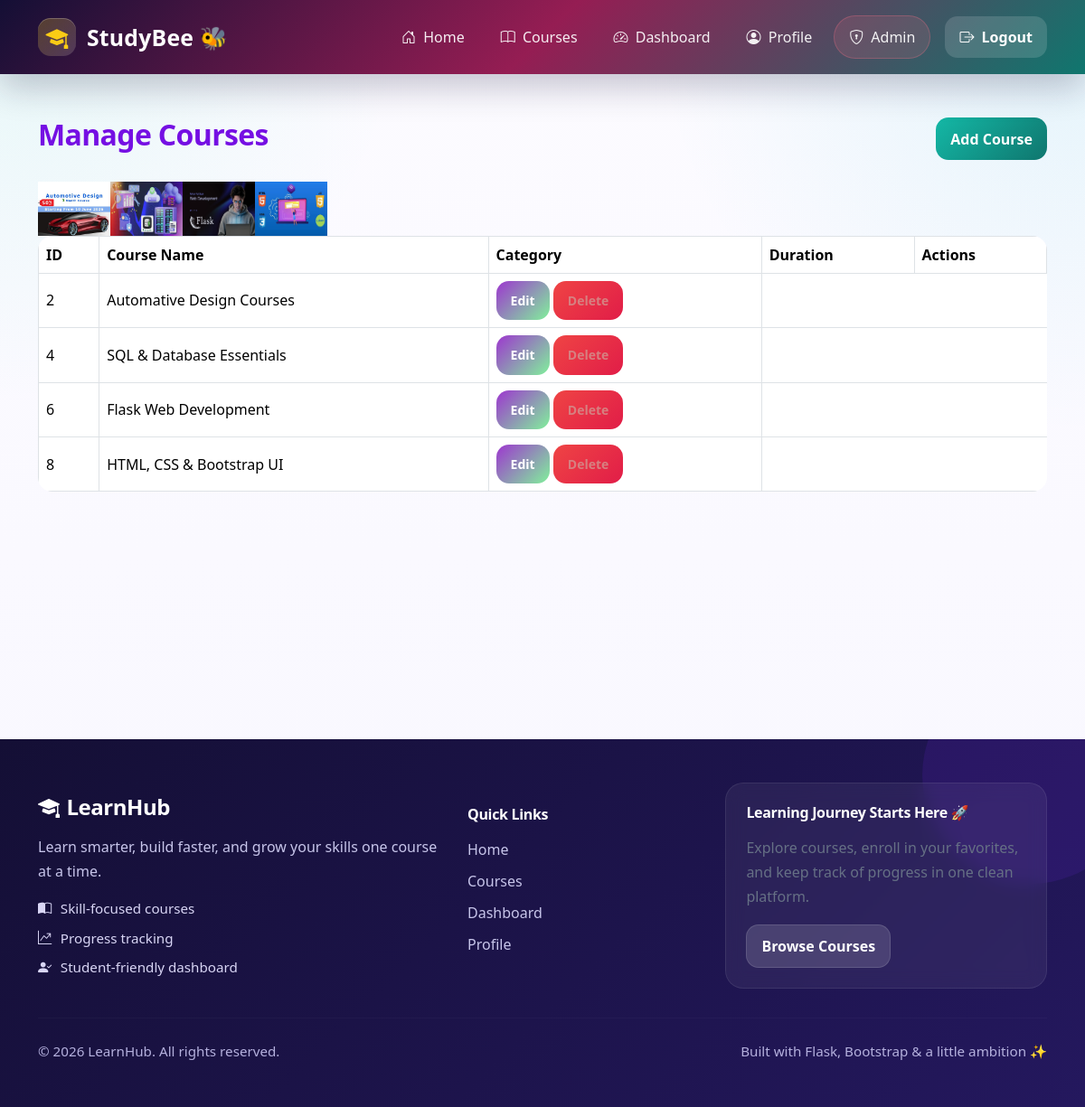
Screenshot of /admin/courses (signed in) with the database file from the repository.
### tables this page shows
CREATE TABLE courses(
    course_id INTEGER PRIMARY KEY AUTOINCREMENT,
    course_name TEXT NOT NULL,
    category TEXT NOT NULL,
    duration TEXT NOT NULL,
    description TEXT NOT NULL,
    image TEXT
);

### app/admin/routes.py (the view)
@admin_bp.route("/courses")
@admin_required
def manage_courses():
    conn = get_db()
    courses = conn.execute(
        "SELECT * FROM courses"
    ).fetchall()
    conn.close()
    return render_template(
        "admin/manage_courses.html",
        courses=courses
    )

### app/models/database.py (called while the page is built)
def get_db():
    conn = sqlite3.connect(current_app.config["DATABASE"])
    conn.row_factory = sqlite3.Row
    return conn

### app/templates/admin/manage_courses.html
{% extends "base.html" %}
{% block content %}
<div class="container mt-5">
    <div class="d-flex justify-content-between mb-4">
        <h2>Manage Courses</h2>
        <a href="{{ url_for('admin.add_course') }}"
           class="btn btn-success">
            Add Course
        </a>
    </div>
    <table class="table table-bordered">
        <thead>
        <tr>
            <th>ID</th>
            <th>Course Name</th>
            <th>Category</th>
            <th>Duration</th>
            <th>Actions</th>
        </tr>
        </thead>
        <tbody>
        {% for course in courses %}
        <img src="{{ url_for('static', filename='uploads/courses/' + (course.image or 'default-course.jpg')) }}"
     width="80"
     height="60">
        <tr>
            <td>{{ course.course_id }}</td>
            <td>{{ course.course_name }}</td>
          <td>
    <a href="{{ url_for(
    'admin.edit_course',
    course_id=course.course_id) }}"
       class="btn btn-warning btn-sm">
        Edit
    </a>
     <form action="{{ url_for('admin.delete_course', course_id=course['course_id']) }}" method="POST" style="display:inline;">
    <button type="submit" class="btn btn-danger btn-sm">
        Delete
    </button>
     </form>
</td>
        </tr>
        {% endfor %}
        </tbody>
    </table>
</div>
{% endblock %}

### app/static/css/style.css (style rules this page uses)
:root { --bg-main: #f8f7ff; --bg-soft: #f4f2ff; --bg-white: #ffffff; --text-main: #750fe3; --text-muted: #667085; --primary: #6d28d9; --primary-dark: #d10ec7; --secondary: #06b6d4; --accent: #9d36cf; --accent-orange: #81f19b; --nav-start: #140f35; --nav-mid: #951d53; --nav-end: #0f766e; --success: #14b8a6; --warning: #f97316; --danger: #e11d48; --card-bg: rgba(255, 255, 255, 0.88); --border-soft: rgba(109, 40, 217, 0.10); --shadow-soft: 0 10px 30px rgba(76, 29, 149, 0.10); --shadow-hover: 0 18px 45px rgb(161 12 149 / 0.16); --shadow-hero: 0 28px 70px rgba(30, 27, 75, 0.24); --radius-xl: 24px; --radius-lg: 18px; --radius-md: 14px; }
html { scroll-behavior: smooth; }
body { background: radial-gradient(circle at top left, rgb(40 217 185 / 0.1), transparent 26%), radial-gradient(circle at top right, rgba(6, 182, 212, 0.10), transparent 28%), linear-gradient(180deg, #fcfbff 0%, var(--bg-main) 100%); color: var(--text-main); font-family: 'Segoe UI', sans-serif; min-height: 100vh; }
h1, h2, h3, h4, h5, h6 { color: var(--text-main); font-weight: 800; letter-spacing: -0.02em; }
a { text-decoration: none; }
.btn { border-radius: 14px; font-weight: 700; padding: 0.7rem 1rem; transition: all 0.3s ease; }
.btn-success { background: linear-gradient(135deg, #14b8a6, #0f766e); border: none; color: #fff; }
.btn-warning { background: linear-gradient(135deg, var(--accent), var(--accent-orange)); border: none; color: #fff; }
.btn-danger { background: linear-gradient(135deg, #ef4444, var(--danger)); border: none; color: #d68080; }
.table { background: white; border-radius: 16px; overflow: hidden; }
.table thead { background: #ede9fe; color: #3b0764; }
.table th, .table td { vertical-align: middle; }

### rows the page displays
courses: image (picture), course_id "2", course_name "Automative Design Courses"
courses: image (picture), course_id "4", course_name "SQL & Database Essentials"
courses: image (picture), course_id "6", course_name "Flask Web Development"
courses: image (picture), course_id "8", course_name "HTML, CSS & Bootstrap UI"
